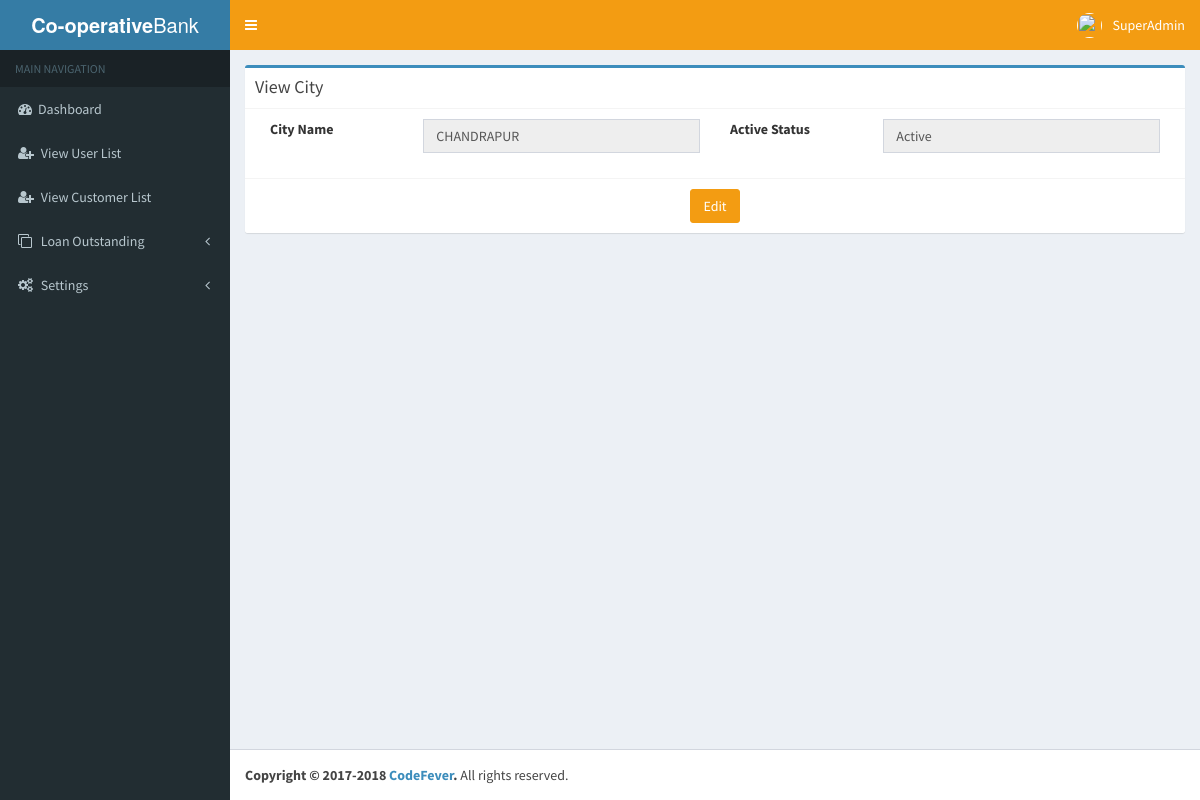
Page /Views/SuperAdmin/superadmin_view_city.php?id=9 (signed in) on the committed database.
### tables this page shows
CREATE TABLE `userinfo` (
  `UserId` bigint(20) NOT NULL AUTO_INCREMENT,
  `EmployeeName` varchar(50) NOT NULL DEFAULT '',
  `Designation` varchar(50) NOT NULL DEFAULT '',
  `Username` varchar(700) NOT NULL DEFAULT '',
  `Apassword` longtext NOT NULL,
  `RoleId` bigint(20) DEFAULT NULL,
  `CityId` bigint(20) DEFAULT NULL,
  `StateId` bigint(20) DEFAULT NULL,
  `CountryId` bigint(20) DEFAULT NULL,
  `BranchId` bigint(20) DEFAULT NULL,
  `UnderofId` bigint(20) DEFAULT NULL,
  `EmpCode` varchar(50) DEFAULT NULL,
  `Userimage` longblob,
  `EmpId` bigint(20) DEFAULT NULL,
  `CreatedBy` bigint(20) DEFAULT NULL,
  `CreatedDate` datetime DEFAULT NULL,
  `ModifiedDate` datetime DEFAULT NULL,
  `ModifiedBy` bigint(20) DEFAULT NULL,
  `Active` tinyint(4) NOT NULL DEFAULT '1',
  `token` varchar(255) NOT NULL,
  PRIMARY KEY (`UserId`),
  UNIQUE KEY `UQ__UserInfo__536C85E41AAA0C50` (`Username`),
  UNIQUE KEY `EmpCode` (`EmpCode`),
  KEY `RoleId` (`RoleId`),
  KEY `BranchId` (`BranchId`)
);

CREATE TABLE `city` (
  `CityId` bigint(20) NOT NULL AUTO_INCREMENT,
  `CityName` varchar(77) NOT NULL,
  `CreatedBy` bigint(20) NOT NULL,
  `CreatedDate` datetime DEFAULT NULL,
  `ModifiedBy` bigint(20) DEFAULT NULL,
  `ModifiedDate` datetime DEFAULT NULL,
  `Active` tinyint(4) NOT NULL,
  PRIMARY KEY (`CityId`)
);

### Views/superadmin-session.php (called while the page is built, shortened)
<?php
    $user_check=$_SESSION['login_user'];
    $ses_sql = mysql_query("select UserId, Username, Userimage from userinfo where Username='$user_check'") or die(mysql_error());
    $row = mysql_fetch_assoc($ses_sql);
    $login_session = $row['Username'];
?>

### Views/SuperAdmin/superadmin_view_city.php (the view, shortened to what this page needs)
<?php
include '../superadmin-session.php';
$cid = $_GET['id'];
?>
<!DOCTYPE html>
<html>
    <head>
        <?php include 'include/nav.php'; ?>
    </head>
    <body class="hold-transition skin-blue sidebar-mini">
        <div class="wrapper">
            <?php include 'include/sidenav.php'; ?>
            <div class="content-wrapper">
                <section class="content">
                    <div class="box box-primary">
                        <div class="box-header with-border">
                            <h3 class="box-title">View City</h3>
                        </div>
                        <form role="form" method="post" action="superadmin_edit_city.php?id=<?php echo $cid ?>">
                            <?php
                            if (isset($_GET['id'])) {
                                $id = $_GET['id'];
                                $sql = mysql_query("SELECT * FROM city WHERE CityId ='" . $id . "' ") or die(mysql_error());
                                while ($row = mysql_fetch_array($sql)) {
                                    if ($row['Active'] == 1)
                                        $a = "Active";
                                    else
                                        $a = "Deactive";
                                    ?>
                                    <div class="box-body">
                                        <div class="col-md-2">
                                            <div class="form-group">
                                                <label>City Name</label>
                                            </div>
                                        </div>
                                        <div class="col-md-4">
                                            <div class="form-group">
                                                <input type="text" name="city_name" value="<?php echo $row[1]; ?>" class="form-control" readonly>
                                            </div>
                                        </div>
                                        <div class="col-md-2">
                                            <div class="form-group">
                                                <label>Active Status</label>
                                            </div>
                                        </div>
                                        <div class="col-md-4">
                                            <div class="form-group">
                                                <input type="text" name="city_name" value="<?php echo $a; ?>" class="form-control" readonly>
                                            </div>
                                        </div>
                                    </div>
                                    <div class="box-footer text-center">
                                        <input type="submit" name="submit1" class="btn btn-primary" value="Edit">
                                    </div>
    <?php }
}
?>
                        </form>
                    </div>
                </section>
            </div>
<?php include 'include/script.php'; ?>
        </div>
    </body>
</html>

### Views/SuperAdmin/include/sidenav.php (shortened to what this page needs)
<header class="main-header">
    <a href="#" class="logo">
        <span class="logo-lg"><b>Co-operative</b>Bank</span>
    </a>
    <nav class="navbar navbar-static-top">
        <a href="#" class="sidebar-toggle" data-toggle="offcanvas" role="button">
        </a>
        <div class="navbar-custom-menu">
            <ul class="nav navbar-nav">
                <li class="dropdown user user-menu">
                    <a href="" class="dropdown-toggle" data-toggle="dropdown">
                        <img src="../upload/<?php echo $_SESSION['uimage']; ?>" class="user-image" >
                        <span class="hidden-xs"><?php echo $login_session; ?></span>
                    </a>
                </li>
            </ul>
        </div>
    </nav>
</header>
<aside class="main-sidebar">
    <section class="sidebar">
        <ul class="sidebar-menu">
            <li class="header">MAIN NAVIGATION</li>
            <li class="treeview">
                <a href="superadmin_dashboard.php">
                    <i class="fa fa-dashboard"></i><span>Dashboard</span>
                </a>
            </li>
            <li class="treeview">
                <a href="superadmin_user_list.php">
                    <i class="fa fa-user-plus"></i>
                    <span>View User List</span>
                </a>
            </li>
            <li class="treeview">
                <a href="superadmin_customer_list.php">
                    <i class="fa fa-user-plus"></i>
                    <span>View Customer List</span>
                </a>
            </li>
            <li class="treeview">
                <a href="#">
                    <i class="fa fa-clone"></i>
                    <span>Loan Outstanding</span>
                    <span class="pull-right-container">
                        <i class="fa fa-angle-left pull-right"></i>
                    </span>
                </a>
            </li>
            <li class="treeview">
                <a href="#">
                    <i class="fa fa-gears"></i>
                    <span>Settings</span>
                    <span class="pull-right-container">
                        <i class="fa fa-angle-left pull-right"></i>
                    </span>
                </a>
            </li>
        </ul>
    </section>
</aside>

### rows in the picture
userinfo: Username "SuperAdmin"
city: city_name "CHANDRAPUR", city_name "Active"
